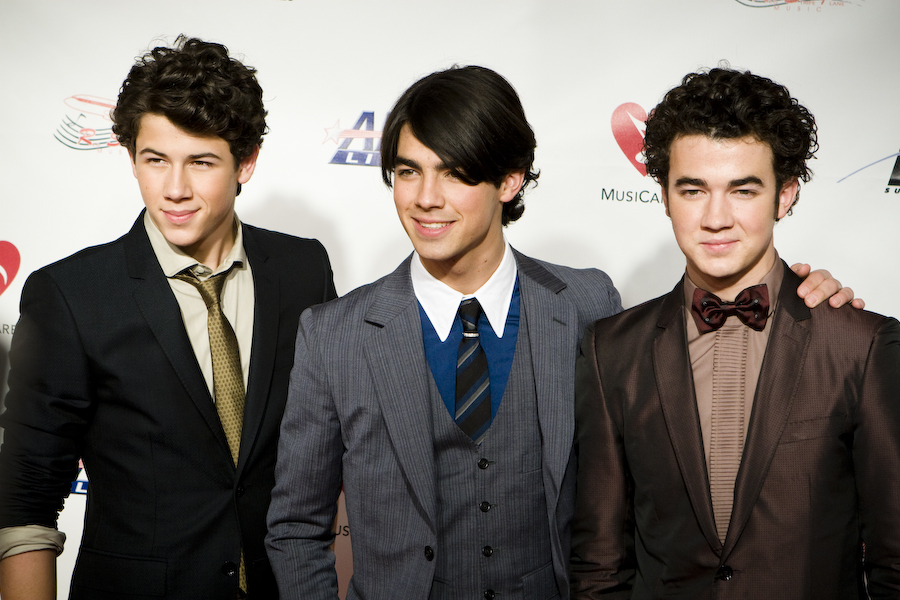
#> input picture source/Jonas_Brothers_2009.jpg, 900 x 600 px
$ python face_detector.py   (Python 2 division)
#> lines starting #> are read from the running program, lines starting #| are printed output that depends on the picture; after the words box and inside, x2 and y2 are one past the last pixel; in counts of white or black regions, pixels touching at a corner belong together
import cv2

# Create the haar cascade
faceCascade = cv2.CascadeClassifier('haarcascade_frontalface_default.xml')

# Read the image
#image = cv2.imread('arnold.jpg')
image = cv2.imread('Jonas_Brothers_2009.jpg')
#> image is the input picture: shape (600, 900, 3); mean B, G, R 106.7, 111.5, 117.4
gray = cv2.cvtColor(image, cv2.COLOR_BGR2GRAY)
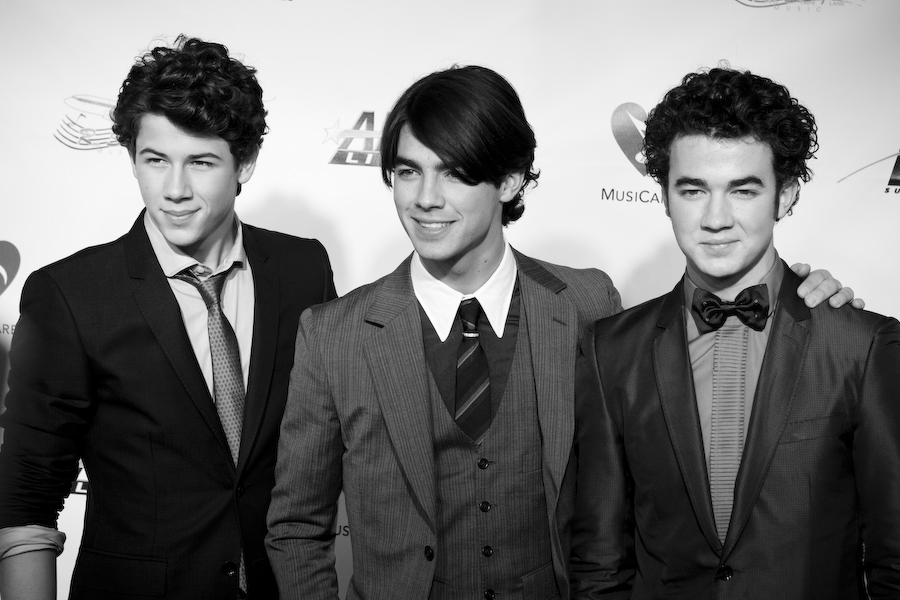
#> gray: shape (600, 900); min 0, max 255, mean 112.7

# Detect faces in the image
faces = faceCascade.detectMultiScale(gray, 1.3, 5)
#> faces = [[121, 119, 113, 113], [373, 133, 107, 107], [650, 140, 133, 133]]

print "Found {0} faces!".format(len(faces))
#| Found 3 faces!

# Draw a rectangle around the faces
for (x, y, w, h) in faces:
    cv2.rectangle(image, (x, y), (x+w, y+h), (0, 255, 0), 2)
#> this loop made 3 passes
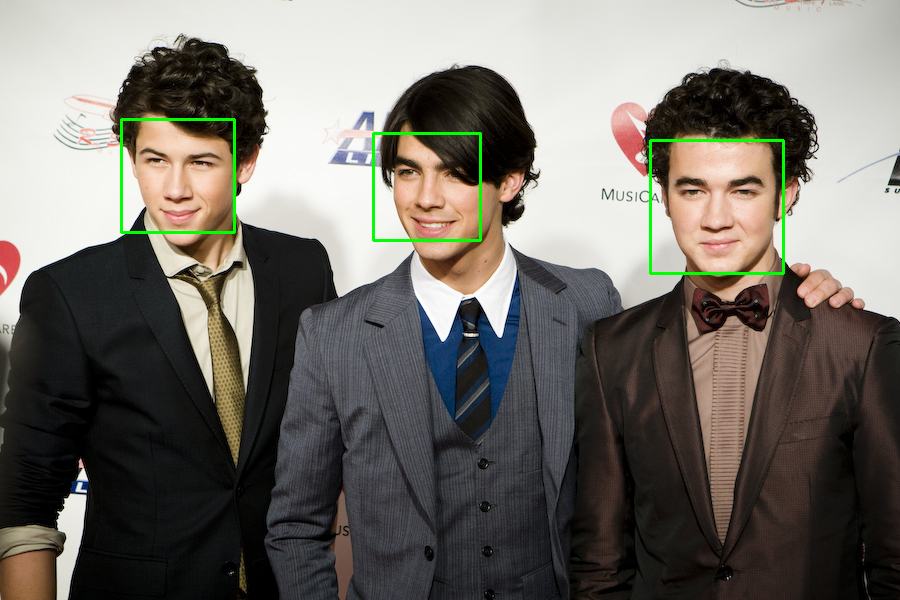
#> image: shape (600, 900, 3); 0.78% of pixels changed, all inside (x1, y1, x2, y2) = (120, 118, 785, 275)

cv2.imshow("Faces found", image)
cv2.waitKey(0)
cv2.imwrite('Jonas_faces.png', image)

cv2.destroyAllWindows()

$ run again, with source/usf_cloister_banyan.jpg copied over source/Jonas_Brothers_2009.jpg
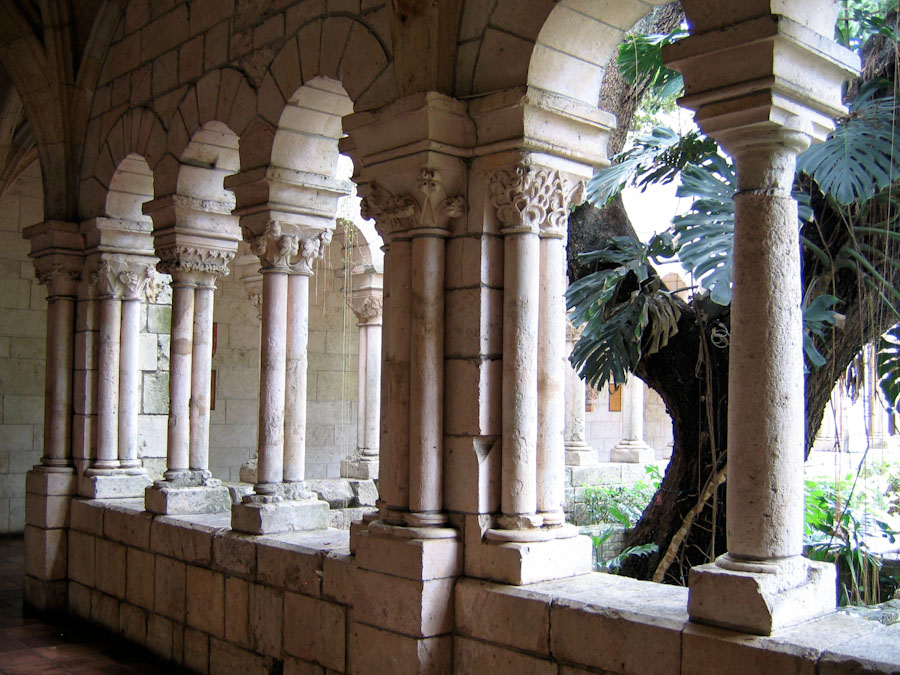
#> input picture source/usf_cloister_banyan.jpg, 900 x 675 px
#> image is the input picture: shape (675, 900, 3); mean B, G, R 95.4, 102.4, 110.3
#> `gray = cv2.cvtColor(image, cv2.COLOR_BGR2GRAY)`:
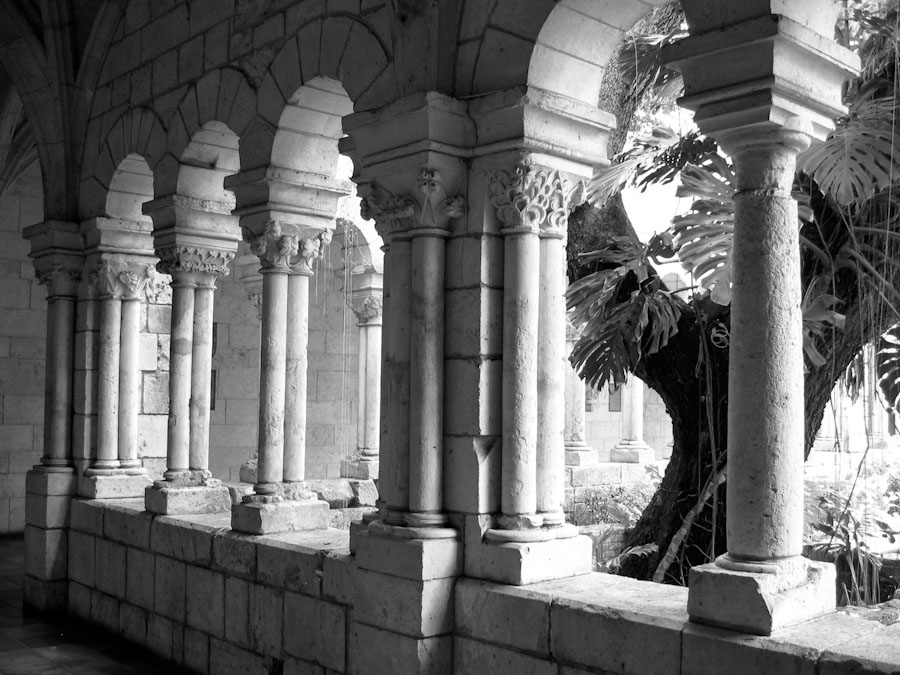
#> gray: shape (675, 900); min 0, max 255, mean 104
#> faces = ()
#| Found 0 faces!
